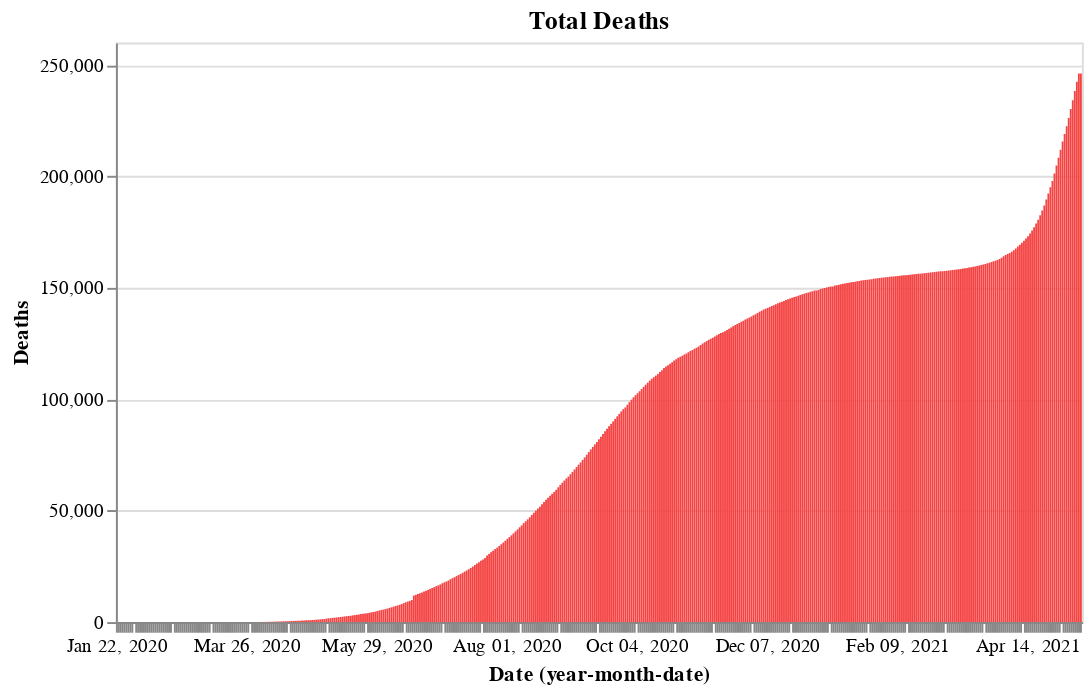

This figure's notebook cell:
### Code cell
base.encode(y='Deaths', color=red).properties(title='Total Deaths')

### Figure 1 — Vega-Lite specification as saved in the notebook (floating-point values rounded to 4 significant figures; data arrays with more than 128 entries replaced by an {"elided": "..."} marker saying what was removed)
{"config": {"view": {"continuousWidth": 400, "continuousHeight": 300}}, "data": {"name": "data-adffb59956c7f062798b24be55385d14"}, "mark": "bar", "encoding": {"color": {"value": "#f54242"}, "x": {"type": "ordinal", "field": "Date", "timeUnit": "yearmonthdate"}, "y": {"type": "quantitative", "field": "Deaths"}}, "title": "Total Deaths", "width": 500, "$schema": "https://vega.github.io/schema/vega-lite/v4.8.1.json", "datasets": {"data-adffb59956c7f062798b24be55385d14": {"elided": "475 records"}}}
